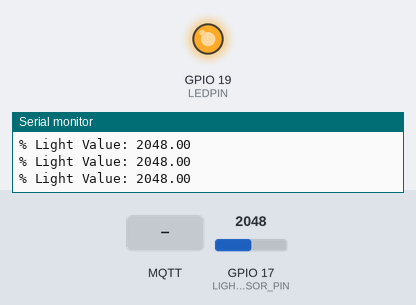
The sketch below on a simulated ESP32. Shown: output pins drawn as LEDs (lit = HIGH), the last lines printed to the serial monitor. The test bench sets the inputs (shaded band); at power-on: GPIO 17 (LIGHT_SENSOR_PIN) = 2048. WiFi joins after 1.5 s; servers stay silent unless stated; random numbers use the default seed unless the sketch sets one; no MQTT or app messages arrive unless stated.

Above: at 3.2 s.
3.3 s: MQTT message "OFF" arrives on the first subscribed topic
At 4.6 s:
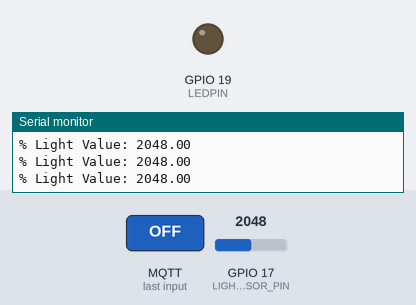
5.0 s: MQTT message "ON" arrives on the first subscribed topic
At 6.3 s:
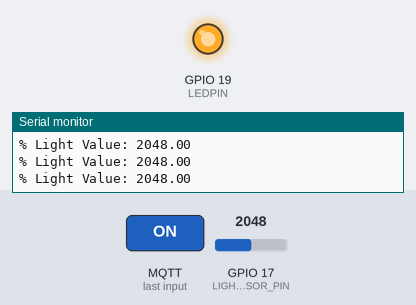
Timing chart, 0 to 8.0 s (numbered marks = the images above; inputs shaded):
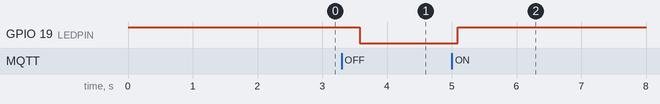

The sketch:

test3.ino
```cpp
#include<WiFi.h>
#include <PubSubClient.h>

const int LIGHT_SENSOR_PIN = 17;
const int LEDPIN = 19;
  //Khai báo loại cảm biến
const char* ledTopic = "led";  // Chủ đề MQTT cho điều khiển đèn LED
const char* sensorTopic = "sensor";  // Chủ đề MQTT cho dữ liệu cảm biến


const char *mqtt_broker = "172.20.10.3";
const int mqtt_port = 1883;
WiFiClient wifiClient;
PubSubClient client(wifiClient);


//char* ssid = "Dang Quang Tu 5G";
//const char* password = "88888888@";
char* ssid = "Dang Quang Tu";
const char* password = "11111111";

void setup() {
  Serial.begin(9600);
  pinMode(LEDPIN, OUTPUT);
  digitalWrite(LEDPIN, HIGH);
  setup_wifi();
  client.setServer(mqtt_broker, mqtt_port);
  client.setCallback(callback);
}

void loop() {
  if (!client.connected()) {
    reconnect();
  }
  client.loop();
  float l = analogRead(LIGHT_SENSOR_PIN);

  String sensorMessage = "{\"light\": " + String(l) + "}";
  client.publish(sensorTopic, sensorMessage.c_str());

  Serial.print("% Light Value: ");
  Serial.println(l);

  Serial.println();                //Xuống hàng
  delay(500);
}

void setup_wifi() {
  delay(10);
  Serial.println();
  Serial.print("Connecting to ");
  Serial.println(ssid);
  WiFi.begin(ssid, password);
  while (WiFi.status() != WL_CONNECTED) {
    delay(1000);
    Serial.print(".");
  }
  Serial.println("");
  Serial.print("WiFi connected - IP address: ");
  Serial.println(WiFi.localIP());
}

void callback(char* topic, byte* payload, unsigned int length) {
  String message;
  for (int i = 0; i < length; i++) {
    message += (char)payload[i];
  }
  Serial.print("Message arrived on topic: ");
  Serial.print(topic);
  Serial.print(": ");
  Serial.println(message);

   if (strcmp(topic, ledTopic) == 0) {
    // Xử lý thông điệp điều khiển đèn LED
    if (message.equals("ON")) {
      digitalWrite(LEDPIN, HIGH);
      Serial.println("LED turned on");
    } else if (message.equals("OFF")) {
      digitalWrite(LEDPIN, LOW);
      Serial.println("LED turned off");
    }
  }

}
void reconnect() {
  while (!client.connected()) {
    Serial.print("Attempting MQTT connection...");
    String clientId = "ESP32Client-";
    clientId += String(random(0xffff), HEX);
    if (client.connect(clientId.c_str())) {
      Serial.println("connected");
      client.subscribe(ledTopic);
    } else {
      Serial.print("failed, rc=");
      Serial.print(client.state());
      Serial.println(" try again in 5 seconds");
      delay(5000);
    }
  }
}
```

Measured:
- after the input at 3.3 s, GPIO 19 (LEDPIN): HIGH → LOW after 0.28 s
- after the input at 5.0 s, GPIO 19 (LEDPIN): LOW → HIGH after 0.09 s
